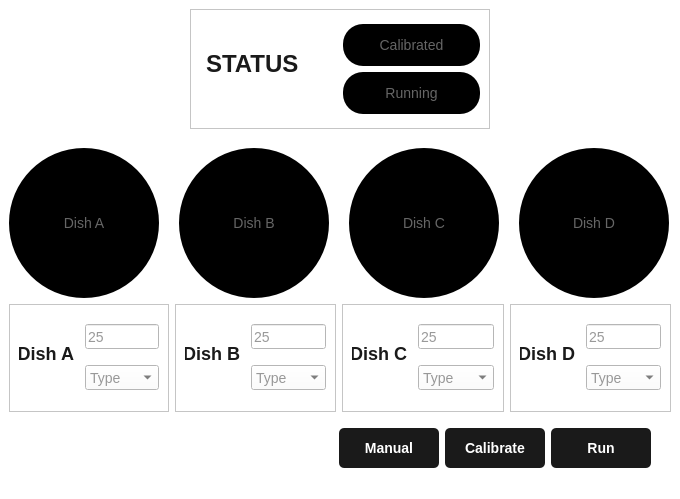
<?xml version="1.0" encoding="UTF-8"?>
<ui version="4.0">
 <class>MainWindow</class>
 <widget class="QMainWindow" name="MainWindow">
  <property name="geometry">
   <rect>
    <x>0</x>
    <y>0</y>
    <width>680</width>
    <height>499</height>
   </rect>
  </property>
  <property name="windowTitle">
   <string>MainWindow</string>
  </property>
  <property name="styleSheet">
   <string notr="true">/* --- Global &amp; Base Widget --- */
QWidget {
    background-color: #ffffff;
    color: #333333;
    font-family: &quot;Segoe UI&quot;, &quot;Helvetica Neue&quot;, sans-serif;
    font-size: 14px;
}

/* --- Labels --- */
/* Normal Text Label */
QLabel {
    color: #666666;
    background: transparent;
}

/* Header Label (Set objectName to 'headerLabel') */
QLabel#headerLabel {
    font-size: 24px;
    font-weight: bold;
    color: #1a1a1a;
    margin-bottom: 10px;
}

/* --- Buttons --- */
/* Primary Button (Default) - Dark &amp; Solid */
QPushButton {
    background-color: #1a1a1a;
    color: #ffffff;
    border: none;
    border-radius: 5px;
    padding: 10px 20px;
    font-weight: 600;
}

QPushButton:hover {
    background-color: #333333;
}

QPushButton:pressed {
    background-color: #000000;
}

/* Secondary Button (Set objectName to 'secondaryButton') - Outlined */
QPushButton#secondaryButton {
    background-color: transparent;
    color: #1a1a1a;
    border: 1px solid #1a1a1a;
}

QPushButton#secondaryButton:hover {
    background-color: #f4f4f4;
}

QPushButton#secondaryButton:pressed {
    background-color: #e0e0e0;
}

/* --- Checkbox --- */
QCheckBox {
    spacing: 10px;
}

QCheckBox::indicator {
    width: 18px;
    height: 18px;
    border: 1px solid #cccccc;
    border-radius: 3px;
    background-color: white;
}

QCheckBox::indicator:hover {
    border: 1px solid #1a1a1a;
}

QCheckBox::indicator:checked {
    background-color: #1a1a1a;
    border: 1px solid #1a1a1a;
    /* Note: To show a checkmark icon, you would typically 
       reference a resource file image here */
}</string>
  </property>
  <widget class="QWidget" name="centralwidget">
   <layout class="QVBoxLayout" name="verticalLayout_6">
    <item>
     <layout class="QHBoxLayout" name="horizontalLayout_5">
      <item>
       <spacer name="horizontalSpacer_2">
        <property name="orientation">
         <enum>Qt::Orientation::Horizontal</enum>
        </property>
        <property name="sizeHint" stdset="0">
         <size>
          <width>40</width>
          <height>20</height>
         </size>
        </property>
       </spacer>
      </item>
      <item>
       <widget class="QFrame" name="frame">
        <property name="minimumSize">
         <size>
          <width>300</width>
          <height>120</height>
         </size>
        </property>
        <property name="styleSheet">
         <string notr="true"/>
        </property>
        <property name="frameShape">
         <enum>QFrame::Shape::StyledPanel</enum>
        </property>
        <property name="frameShadow">
         <enum>QFrame::Shadow::Raised</enum>
        </property>
        <layout class="QHBoxLayout" name="horizontalLayout_6">
         <item>
          <widget class="QLabel" name="headerLabel">
           <property name="minimumSize">
            <size>
             <width>130</width>
             <height>90</height>
            </size>
           </property>
           <property name="text">
            <string>STATUS</string>
           </property>
          </widget>
         </item>
         <item>
          <layout class="QVBoxLayout" name="verticalLayout">
           <property name="topMargin">
            <number>5</number>
           </property>
           <property name="bottomMargin">
            <number>5</number>
           </property>
           <item>
            <widget class="QLabel" name="topStatusLabel">
             <property name="minimumSize">
              <size>
               <width>100</width>
               <height>40</height>
              </size>
             </property>
             <property name="styleSheet">
              <string notr="true">QLabel {
    background-color: black;
    border-radius: 20px;  /* makes a circle if width = height */
}</string>
             </property>
             <property name="text">
              <string>Calibrated</string>
             </property>
             <property name="alignment">
              <set>Qt::AlignmentFlag::AlignCenter</set>
             </property>
            </widget>
           </item>
           <item>
            <widget class="QLabel" name="bottomStatusLabel">
             <property name="minimumSize">
              <size>
               <width>100</width>
               <height>40</height>
              </size>
             </property>
             <property name="styleSheet">
              <string notr="true">QLabel {
    background-color: black;
    border-radius: 20px;  /* makes a circle if width = height */
}</string>
             </property>
             <property name="text">
              <string>Running</string>
             </property>
             <property name="alignment">
              <set>Qt::AlignmentFlag::AlignCenter</set>
             </property>
            </widget>
           </item>
          </layout>
         </item>
        </layout>
       </widget>
      </item>
      <item>
       <spacer name="horizontalSpacer_3">
        <property name="orientation">
         <enum>Qt::Orientation::Horizontal</enum>
        </property>
        <property name="sizeHint" stdset="0">
         <size>
          <width>40</width>
          <height>20</height>
         </size>
        </property>
       </spacer>
      </item>
     </layout>
    </item>
    <item>
     <spacer name="verticalSpacer_2">
      <property name="orientation">
       <enum>Qt::Orientation::Vertical</enum>
      </property>
      <property name="sizeType">
       <enum>QSizePolicy::Policy::Minimum</enum>
      </property>
      <property name="sizeHint" stdset="0">
       <size>
        <width>17</width>
        <height>13</height>
       </size>
      </property>
     </spacer>
    </item>
    <item>
     <layout class="QHBoxLayout" name="horizontalLayout">
      <property name="spacing">
       <number>20</number>
      </property>
      <property name="sizeConstraint">
       <enum>QLayout::SizeConstraint::SetDefaultConstraint</enum>
      </property>
      <item>
       <widget class="QLabel" name="dishLabelA">
        <property name="minimumSize">
         <size>
          <width>150</width>
          <height>150</height>
         </size>
        </property>
        <property name="maximumSize">
         <size>
          <width>150</width>
          <height>150</height>
         </size>
        </property>
        <property name="styleSheet">
         <string notr="true">QLabel {
    background-color: black;
    border-radius: 75px;  /* makes a circle if width = height */
}</string>
        </property>
        <property name="text">
         <string>Dish A</string>
        </property>
        <property name="alignment">
         <set>Qt::AlignmentFlag::AlignCenter</set>
        </property>
       </widget>
      </item>
      <item>
       <widget class="QLabel" name="dishLabelB">
        <property name="minimumSize">
         <size>
          <width>150</width>
          <height>150</height>
         </size>
        </property>
        <property name="maximumSize">
         <size>
          <width>150</width>
          <height>150</height>
         </size>
        </property>
        <property name="styleSheet">
         <string notr="true">QLabel {
    background-color: black;
    border-radius: 75px;  /* makes a circle if width = height */
}</string>
        </property>
        <property name="text">
         <string>Dish B</string>
        </property>
        <property name="alignment">
         <set>Qt::AlignmentFlag::AlignCenter</set>
        </property>
       </widget>
      </item>
      <item>
       <widget class="QLabel" name="dishLabelC">
        <property name="minimumSize">
         <size>
          <width>150</width>
          <height>150</height>
         </size>
        </property>
        <property name="maximumSize">
         <size>
          <width>150</width>
          <height>150</height>
         </size>
        </property>
        <property name="styleSheet">
         <string notr="true">QLabel {
    background-color: black;
    border-radius: 75px;  /* makes a circle if width = height */
}</string>
        </property>
        <property name="text">
         <string>Dish C</string>
        </property>
        <property name="alignment">
         <set>Qt::AlignmentFlag::AlignCenter</set>
        </property>
       </widget>
      </item>
      <item>
       <widget class="QLabel" name="dishLabelD">
        <property name="minimumSize">
         <size>
          <width>150</width>
          <height>150</height>
         </size>
        </property>
        <property name="maximumSize">
         <size>
          <width>150</width>
          <height>150</height>
         </size>
        </property>
        <property name="styleSheet">
         <string notr="true">QLabel {
    background-color: black;
    border-radius: 75px;  /* makes a circle if width = height */
}</string>
        </property>
        <property name="text">
         <string>Dish D</string>
        </property>
        <property name="alignment">
         <set>Qt::AlignmentFlag::AlignCenter</set>
        </property>
       </widget>
      </item>
     </layout>
    </item>
    <item>
     <layout class="QHBoxLayout" name="horizontalLayout_11">
      <item>
       <widget class="QFrame" name="frame_2">
        <property name="frameShape">
         <enum>QFrame::Shape::StyledPanel</enum>
        </property>
        <property name="frameShadow">
         <enum>QFrame::Shadow::Raised</enum>
        </property>
        <layout class="QHBoxLayout" name="horizontalLayout_7">
         <item>
          <widget class="QLabel" name="label_5">
           <property name="minimumSize">
            <size>
             <width>60</width>
             <height>30</height>
            </size>
           </property>
           <property name="styleSheet">
            <string notr="true">QLabel {
    font-size: 18px;
    font-weight: bold;
    color: #1a1a1a;
    margin-bottom: 10px;
}
</string>
           </property>
           <property name="text">
            <string>Dish A</string>
           </property>
           <property name="alignment">
            <set>Qt::AlignmentFlag::AlignRight|Qt::AlignmentFlag::AlignTrailing|Qt::AlignmentFlag::AlignVCenter</set>
           </property>
          </widget>
         </item>
         <item>
          <spacer name="horizontalSpacer">
           <property name="orientation">
            <enum>Qt::Orientation::Horizontal</enum>
           </property>
           <property name="sizeHint" stdset="0">
            <size>
             <width>0</width>
             <height>20</height>
            </size>
           </property>
          </spacer>
         </item>
         <item>
          <layout class="QVBoxLayout" name="verticalLayout_2">
           <item>
            <widget class="QLineEdit" name="lineEditA">
             <property name="minimumSize">
              <size>
               <width>40</width>
               <height>25</height>
              </size>
             </property>
             <property name="placeholderText">
              <string>25</string>
             </property>
            </widget>
           </item>
           <item>
            <widget class="QComboBox" name="comboBoxA">
             <property name="minimumSize">
              <size>
               <width>40</width>
               <height>25</height>
              </size>
             </property>
             <property name="maxVisibleItems">
              <number>5</number>
             </property>
             <property name="maxCount">
              <number>5</number>
             </property>
             <property name="placeholderText">
              <string>Type</string>
             </property>
            </widget>
           </item>
          </layout>
         </item>
        </layout>
       </widget>
      </item>
      <item>
       <widget class="QFrame" name="frame_3">
        <property name="frameShape">
         <enum>QFrame::Shape::StyledPanel</enum>
        </property>
        <property name="frameShadow">
         <enum>QFrame::Shadow::Raised</enum>
        </property>
        <layout class="QHBoxLayout" name="horizontalLayout_8">
         <item>
          <widget class="QLabel" name="label_6">
           <property name="minimumSize">
            <size>
             <width>60</width>
             <height>30</height>
            </size>
           </property>
           <property name="styleSheet">
            <string notr="true">QLabel {
    font-size: 18px;
    font-weight: bold;
    color: #1a1a1a;
    margin-bottom: 10px;
}
</string>
           </property>
           <property name="text">
            <string>Dish B</string>
           </property>
           <property name="alignment">
            <set>Qt::AlignmentFlag::AlignRight|Qt::AlignmentFlag::AlignTrailing|Qt::AlignmentFlag::AlignVCenter</set>
           </property>
          </widget>
         </item>
         <item>
          <spacer name="horizontalSpacer_4">
           <property name="orientation">
            <enum>Qt::Orientation::Horizontal</enum>
           </property>
           <property name="sizeHint" stdset="0">
            <size>
             <width>1</width>
             <height>20</height>
            </size>
           </property>
          </spacer>
         </item>
         <item>
          <layout class="QVBoxLayout" name="verticalLayout_3">
           <item>
            <widget class="QLineEdit" name="lineEditB">
             <property name="minimumSize">
              <size>
               <width>40</width>
               <height>25</height>
              </size>
             </property>
             <property name="placeholderText">
              <string>25</string>
             </property>
            </widget>
           </item>
           <item>
            <widget class="QComboBox" name="comboBoxB">
             <property name="minimumSize">
              <size>
               <width>40</width>
               <height>25</height>
              </size>
             </property>
             <property name="placeholderText">
              <string>Type</string>
             </property>
            </widget>
           </item>
          </layout>
         </item>
        </layout>
       </widget>
      </item>
      <item>
       <widget class="QFrame" name="frame_4">
        <property name="frameShape">
         <enum>QFrame::Shape::StyledPanel</enum>
        </property>
        <property name="frameShadow">
         <enum>QFrame::Shadow::Raised</enum>
        </property>
        <layout class="QHBoxLayout" name="horizontalLayout_9">
         <item>
          <widget class="QLabel" name="label_7">
           <property name="minimumSize">
            <size>
             <width>60</width>
             <height>30</height>
            </size>
           </property>
           <property name="styleSheet">
            <string notr="true">QLabel {
    font-size: 18px;
    font-weight: bold;
    color: #1a1a1a;
    margin-bottom: 10px;
}
</string>
           </property>
           <property name="text">
            <string>Dish C</string>
           </property>
           <property name="alignment">
            <set>Qt::AlignmentFlag::AlignRight|Qt::AlignmentFlag::AlignTrailing|Qt::AlignmentFlag::AlignVCenter</set>
           </property>
          </widget>
         </item>
         <item>
          <spacer name="horizontalSpacer_7">
           <property name="orientation">
            <enum>Qt::Orientation::Horizontal</enum>
           </property>
           <property name="sizeHint" stdset="0">
            <size>
             <width>1</width>
             <height>20</height>
            </size>
           </property>
          </spacer>
         </item>
         <item>
          <layout class="QVBoxLayout" name="verticalLayout_4">
           <item>
            <widget class="QLineEdit" name="lineEditC">
             <property name="minimumSize">
              <size>
               <width>40</width>
               <height>25</height>
              </size>
             </property>
             <property name="placeholderText">
              <string>25</string>
             </property>
            </widget>
           </item>
           <item>
            <widget class="QComboBox" name="comboBoxC">
             <property name="minimumSize">
              <size>
               <width>40</width>
               <height>25</height>
              </size>
             </property>
             <property name="placeholderText">
              <string>Type</string>
             </property>
            </widget>
           </item>
          </layout>
         </item>
        </layout>
       </widget>
      </item>
      <item>
       <widget class="QFrame" name="frame_5">
        <property name="frameShape">
         <enum>QFrame::Shape::StyledPanel</enum>
        </property>
        <property name="frameShadow">
         <enum>QFrame::Shadow::Raised</enum>
        </property>
        <layout class="QHBoxLayout" name="horizontalLayout_10">
         <item>
          <widget class="QLabel" name="label_8">
           <property name="minimumSize">
            <size>
             <width>60</width>
             <height>30</height>
            </size>
           </property>
           <property name="styleSheet">
            <string notr="true">QLabel {
    font-size: 18px;
    font-weight: bold;
    color: #1a1a1a;
    margin-bottom: 10px;
}
</string>
           </property>
           <property name="text">
            <string>Dish D</string>
           </property>
           <property name="alignment">
            <set>Qt::AlignmentFlag::AlignRight|Qt::AlignmentFlag::AlignTrailing|Qt::AlignmentFlag::AlignVCenter</set>
           </property>
          </widget>
         </item>
         <item>
          <spacer name="horizontalSpacer_8">
           <property name="orientation">
            <enum>Qt::Orientation::Horizontal</enum>
           </property>
           <property name="sizeHint" stdset="0">
            <size>
             <width>1</width>
             <height>20</height>
            </size>
           </property>
          </spacer>
         </item>
         <item>
          <layout class="QVBoxLayout" name="verticalLayout_5">
           <item>
            <widget class="QLineEdit" name="lineEditD">
             <property name="minimumSize">
              <size>
               <width>40</width>
               <height>25</height>
              </size>
             </property>
             <property name="placeholderText">
              <string>25</string>
             </property>
            </widget>
           </item>
           <item>
            <widget class="QComboBox" name="comboBoxD">
             <property name="minimumSize">
              <size>
               <width>40</width>
               <height>25</height>
              </size>
             </property>
             <property name="placeholderText">
              <string>Type</string>
             </property>
            </widget>
           </item>
          </layout>
         </item>
        </layout>
       </widget>
      </item>
     </layout>
    </item>
    <item>
     <spacer name="verticalSpacer">
      <property name="orientation">
       <enum>Qt::Orientation::Vertical</enum>
      </property>
      <property name="sizeType">
       <enum>QSizePolicy::Policy::Minimum</enum>
      </property>
      <property name="sizeHint" stdset="0">
       <size>
        <width>17</width>
        <height>10</height>
       </size>
      </property>
     </spacer>
    </item>
    <item>
     <layout class="QHBoxLayout" name="horizontalLayout_4">
      <item>
       <spacer name="horizontalSpacer_6">
        <property name="orientation">
         <enum>Qt::Orientation::Horizontal</enum>
        </property>
        <property name="sizeHint" stdset="0">
         <size>
          <width>40</width>
          <height>20</height>
         </size>
        </property>
       </spacer>
      </item>
      <item>
       <layout class="QHBoxLayout" name="horizontalLayout_2">
        <item>
         <widget class="QPushButton" name="manualButton">
          <property name="minimumSize">
           <size>
            <width>100</width>
            <height>40</height>
           </size>
          </property>
          <property name="maximumSize">
           <size>
            <width>100</width>
            <height>40</height>
           </size>
          </property>
          <property name="text">
           <string>Manual</string>
          </property>
         </widget>
        </item>
        <item>
         <widget class="QPushButton" name="calibrateButton">
          <property name="minimumSize">
           <size>
            <width>100</width>
            <height>40</height>
           </size>
          </property>
          <property name="maximumSize">
           <size>
            <width>100</width>
            <height>40</height>
           </size>
          </property>
          <property name="text">
           <string>Calibrate</string>
          </property>
         </widget>
        </item>
        <item>
         <widget class="QPushButton" name="runButton">
          <property name="minimumSize">
           <size>
            <width>100</width>
            <height>40</height>
           </size>
          </property>
          <property name="maximumSize">
           <size>
            <width>100</width>
            <height>40</height>
           </size>
          </property>
          <property name="text">
           <string>Run</string>
          </property>
         </widget>
        </item>
       </layout>
      </item>
      <item>
       <spacer name="horizontalSpacer_5">
        <property name="orientation">
         <enum>Qt::Orientation::Horizontal</enum>
        </property>
        <property name="sizeType">
         <enum>QSizePolicy::Policy::Maximum</enum>
        </property>
        <property name="sizeHint" stdset="0">
         <size>
          <width>20</width>
          <height>20</height>
         </size>
        </property>
       </spacer>
      </item>
     </layout>
    </item>
   </layout>
  </widget>
  <widget class="QStatusBar" name="statusbar"/>
 </widget>
 <resources/>
 <connections/>
</ui>
